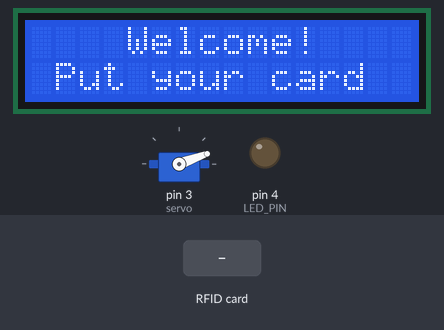
Bench run of a sketch on a simulated Arduino Uno, built with avr-gcc and run on an emulated ATmega328P. Parts: 16×2 character LCD, servo, output pins drawn as LEDs (lit = HIGH). The test bench sets the inputs (shaded band). Pins used as bus, display or sensor lines are not drawn; what the sketch prints to the serial monitor is not drawn.

Above: at 1.3 s.
1.4 s: RFID card 63 66 8A 23 held to the reader
At 2.2 s:
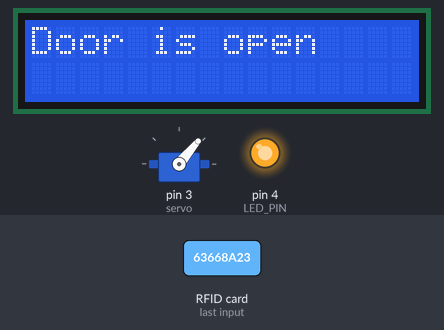
3.9 s: RFID card 5E 7A 19 C4 held to the reader
At 4.7 s:
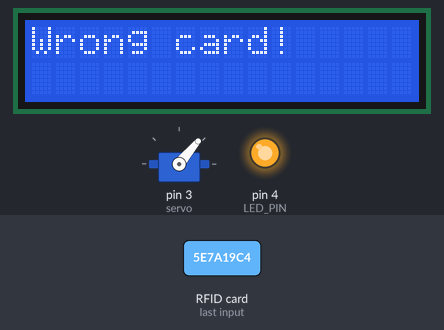
6.4 s: RFID card 63 66 8A 23 held to the reader
At 7.0 s:
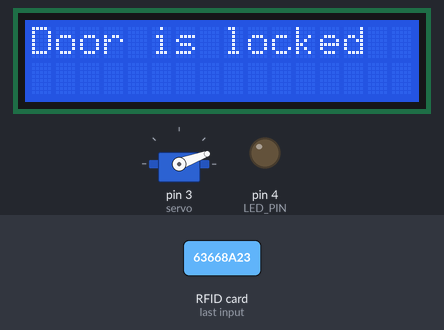
Timing chart, 0 to 9.4 s (numbered marks = the images above; inputs shaded):
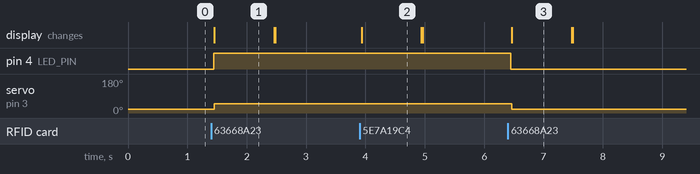

Measured:
- after the input at 1.4 s, pin 4 (LED_PIN): LOW → HIGH at once; servo on pin 3 (servo): 20° → 50° after 0.06 s; the display: changes after 0.06 s (image 1)
- after the input at 3.9 s, the display: changes at once (image 2)
- after the input at 6.4 s, pin 4 (LED_PIN): HIGH → LOW after 0.05 s; servo on pin 3 (servo): 50° → 20° after 0.07 s; the display: changes after 0.07 s (image 3)
- what the display in image 1 shows lasts 1.0 s, from 1.5 s to 2.5 s

The sketch:

Dool_Lock.ino
```cpp
#include <Servo.h>
#include <LiquidCrystal_I2C.h>
#include <SPI.h>
#include <MFRC522.h>

#define SS_PIN 10
#define RST_PIN 9
#define LED_PIN 4
#define MAX_ATTEMPTS 3

String UID = "63 66 8A 23";
byte lock = 0;
byte wrong_attempts = 0;

Servo servo;
LiquidCrystal_I2C lcd(0x27, 16, 2);
MFRC522 rfid(SS_PIN, RST_PIN);

void setup() {
  Serial.begin(9600);
  servo.write(20);
  lcd.init();
  lcd.backlight();
  servo.attach(3);
  pinMode(LED_PIN, OUTPUT);
  digitalWrite(LED_PIN, LOW);
  SPI.begin();
  rfid.PCD_Init();
}

void loop() {
  lcd.setCursor(4, 0);
  lcd.print("Welcome!");
  lcd.setCursor(1, 1);
  lcd.print("Put your card");

  if (!rfid.PICC_IsNewCardPresent()) return;
  if (!rfid.PICC_ReadCardSerial()) return;

  lcd.clear();
  lcd.setCursor(0, 0);
  lcd.print("Scanning...");

  String ID = "";

  for (byte i = 0; i < rfid.uid.size; i++) {
    if (i > 0) ID += " ";
    ID += String(rfid.uid.uidByte[i], HEX);
  }

  ID.toUpperCase();
  Serial.println(ID);

  if (ID == UID && lock == 0) {
    servo.write(50);
    digitalWrite(LED_PIN, HIGH);
    lcd.clear();
    lcd.setCursor(0, 0);
    lcd.print("Door is open");
    Serial.println("PLAY_UNLOCK_VIDEO");
    delay(1000);
    lcd.clear();
    lock = 1;
    wrong_attempts = 0;
  } else if (ID == UID && lock == 1) {
    servo.write(20);
    digitalWrite(LED_PIN, LOW);
    lcd.clear();
    lcd.setCursor(0, 0);
    lcd.print("Door is locked");
    Serial.println("PLAY_LOCK_VIDEO");
    delay(1000);
    lcd.clear();
    lock = 0;
  } else {
    lcd.clear();
    lcd.setCursor(0, 0);
    lcd.print("Wrong card!");
    Serial.println("WRONG_CARD");
    wrong_attempts++;
    delay(1000);
    lcd.clear();

    if (wrong_attempts >= MAX_ATTEMPTS) {
      Serial.println("PLAY_FINAL_WARNING_VIDEO");
      wrong_attempts = 0;
    } else {
      Serial.println("PLAY_WRONG_ATTEMPT_VIDEO");
    }
  }
}
```
